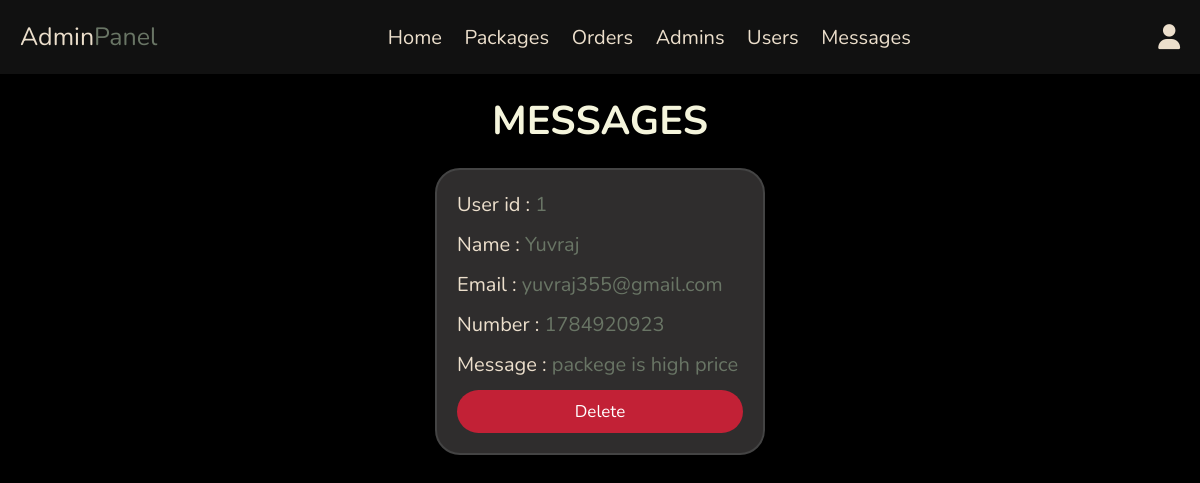
The page /admin/messages.php (signed in) on the database its author committed.
### tables this page shows
CREATE TABLE `messages` (
  `id` int(100) NOT NULL,
  `user_id` int(100) NOT NULL,
  `name` varchar(100) NOT NULL,
  `email` varchar(100) NOT NULL,
  `number` varchar(12) NOT NULL,
  `message` varchar(500) NOT NULL
);

### admin/messages.php (the view, shortened to what this page needs)
<?php
include '../components/connect.php';
?>
<!DOCTYPE html>
<html lang="en">
<head>
   <link rel="stylesheet" href="https://cdnjs.cloudflare.com/ajax/libs/font-awesome/6.1.1/css/all.min.css">
   <link rel="stylesheet" href="../css/admin_style.css">
</head>
<body>
<?php include '../components/admin_header.php'; ?>
<section class="contacts">
<h1 class="heading">Messages</h1>
<div class="box-container">
   <?php
      $select_messages = $conn->prepare("SELECT * FROM `messages`");
      $select_messages->execute();
      if($select_messages->rowCount() > 0){
         while($fetch_message = $select_messages->fetch(PDO::FETCH_ASSOC)){
   ?>
   <div class="box">
   <p> User id : <span><?= $fetch_message['user_id']; ?></span></p>
   <p> Name : <span><?= $fetch_message['name']; ?></span></p>
   <p> Email : <span><?= $fetch_message['email']; ?></span></p>
   <p> Number : <span><?= $fetch_message['number']; ?></span></p>
   <p> Message : <span><?= $fetch_message['message']; ?></span></p>
   <a href="messages.php?delete=<?= $fetch_message['id']; ?>" onclick="return confirm('delete this message?');" class="delete-btn">Delete</a>
   </div>
   <?php
         }
      }else{
         echo '<p class="empty">you have no messages</p>';
      }
   ?>
</div>
</section>
</body>
</html>

### css/admin_style.css (style rules this page uses)
:root { --main-color:#697565; --orange:#f39c12; --red:#e74c3c; --black:#444; --white:#fff; --light-color:#777; --light-bg:#f5f5f5; --border:.2rem solid var(--black); --box-shadow:0 .5rem 1rem rgba(0,0,0,.1); --nav:#ECDFCC; --form-color: #302e2efc; }
* { font-family: 'Nunito', sans-serif; margin:0; padding:0; box-sizing: border-box; outline: none; border:none; text-decoration: none; }
html { font-size: 62.5%; overflow-x: hidden; }
body { background-color: black; }
section { padding:2rem; max-width: 1200px; margin:0 auto; }
.heading { font-size: 4rem; color: beige; margin-bottom: 2rem; text-align: center; text-transform: uppercase; }
.btn, .delete-btn, .option-btn { display: block; width: 100%; margin-top: 1rem; border-radius: 2.5rem; padding:1rem 3rem; font-size: 1.7rem; text-transform: capitalize; color:var(--white); cursor: pointer; text-align: center; }
.delete-btn { background-color: #c22136; }
.contacts .box-container { display: grid; grid-template-columns: repeat(auto-fit, 33rem); gap:1.5rem; align-items: flex-start; justify-content: center; }
.contacts .box-container .box { padding:2rem; padding-top: 1rem; border-radius: 2.5rem; border:var(--border); background-color: var(--form-color); box-shadow: var(--box-shadow); }
.contacts .box-container .box p { line-height: 1.5; font-size: 2rem; color:var(--nav); margin:1rem 0; }
.contacts .box-container .box p span { color:var(--main-color); }

### rows shown on the page
messages: user "1", name "Yuvraj", email "yuvraj355@gmail.com", number "1784920923", message "packege is high price"
